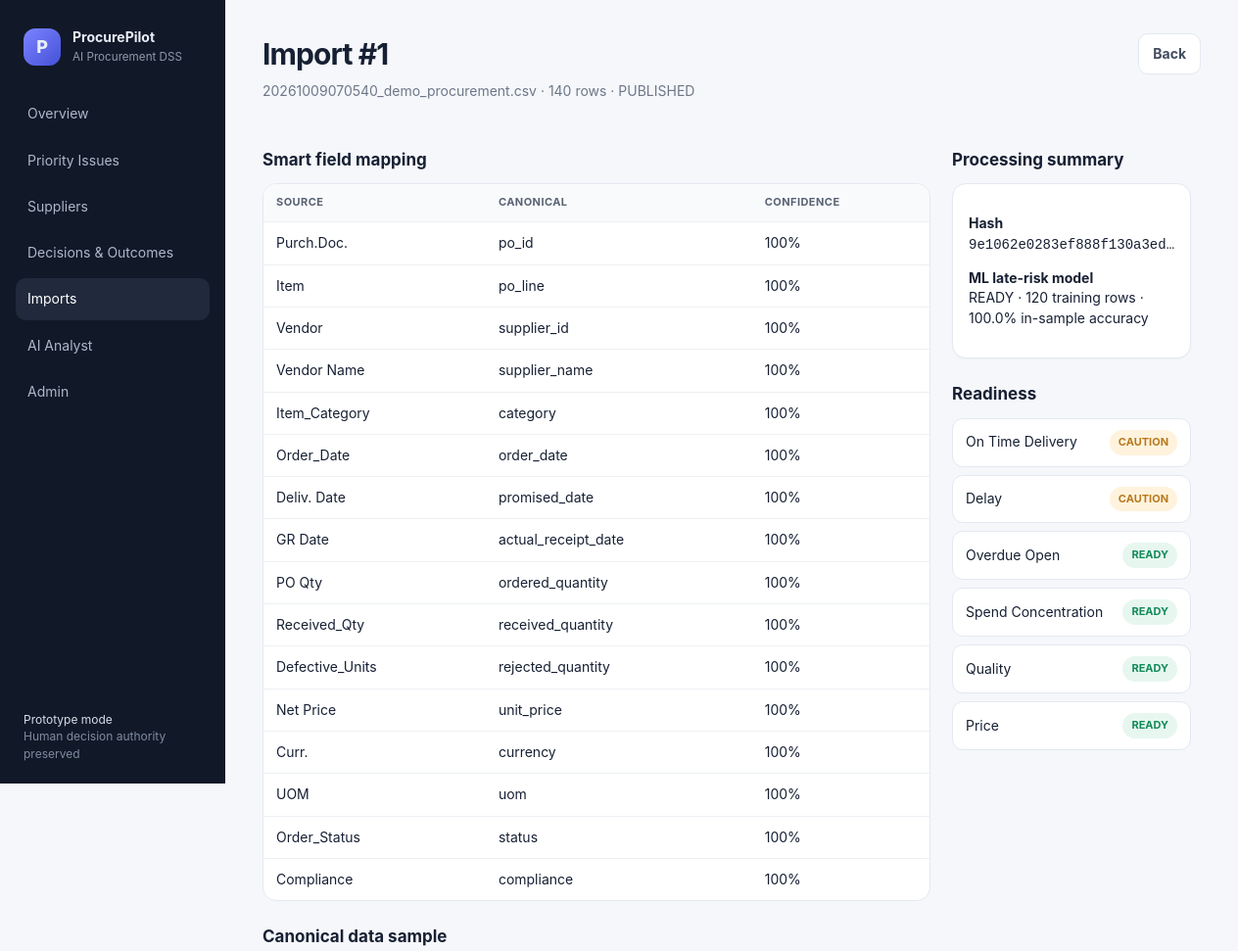
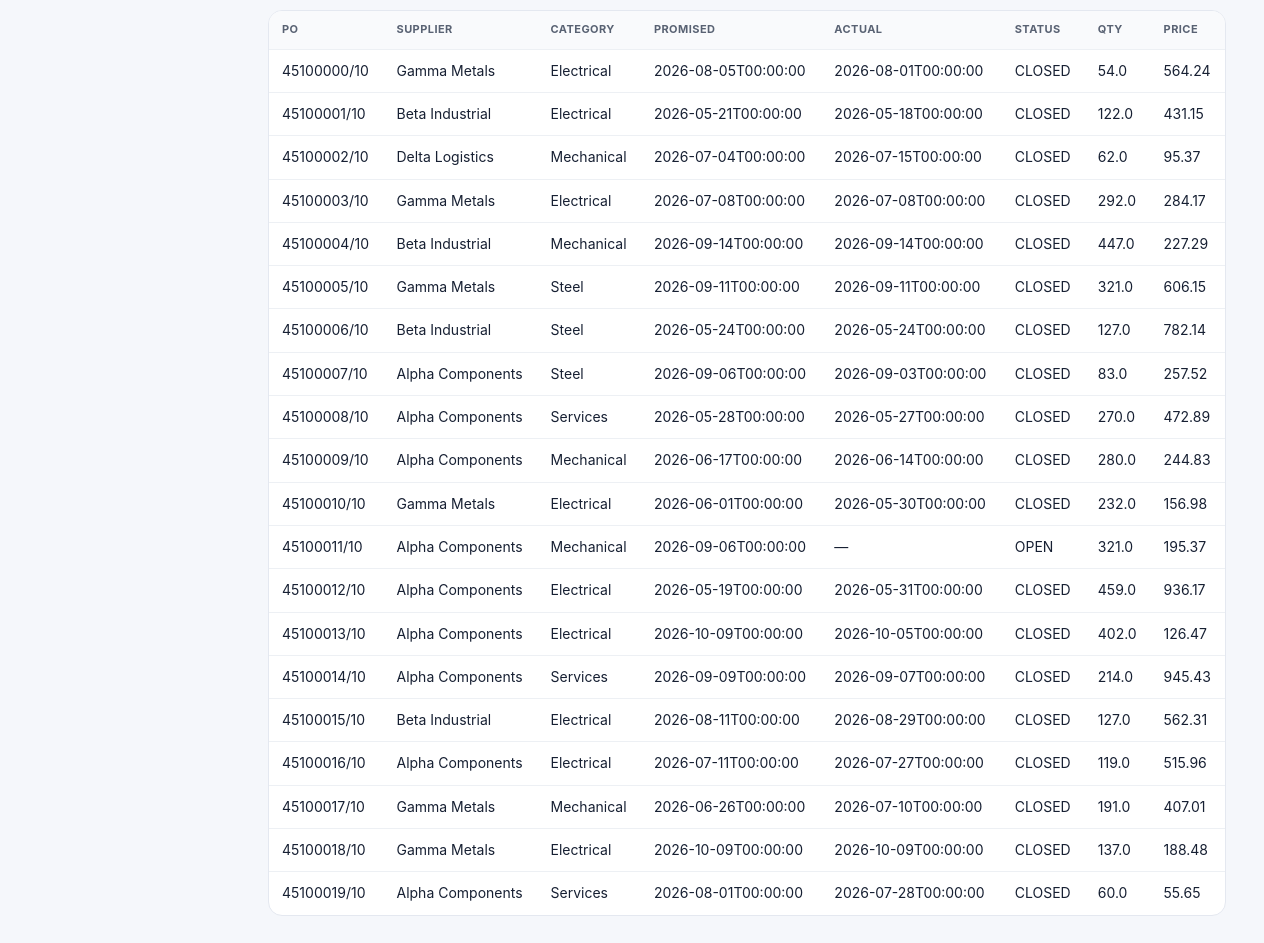
The page /imports/1 on the database its author committed (2 pictures, top to bottom).
### tables this page shows
CREATE TABLE imports (
            id INTEGER PRIMARY KEY AUTOINCREMENT,
            filename TEXT NOT NULL,
            uploaded_at TEXT NOT NULL,
            row_count INTEGER NOT NULL,
            status TEXT NOT NULL,
            file_hash TEXT NOT NULL,
            mapping_json TEXT NOT NULL,
            readiness_json TEXT NOT NULL,
            kpi_json TEXT NOT NULL,
            model_json TEXT NOT NULL DEFAULT '{}'
        );

CREATE TABLE po_lines (
            id INTEGER PRIMARY KEY AUTOINCREMENT,
            import_id INTEGER NOT NULL,
            source_row INTEGER,
            po_id TEXT,
            po_line TEXT,
            supplier_id TEXT,
            supplier_name TEXT,
            category TEXT,
            order_date TEXT,
            promised_date TEXT,
            actual_receipt_date TEXT,
            ordered_quantity REAL,
            received_quantity REAL,
            rejected_quantity REAL,
            unit_price REAL,
            currency TEXT,
            uom TEXT,
            status TEXT,
            compliance TEXT,
            FOREIGN KEY(import_id) REFERENCES imports(id)
        );

### app/main.py (the view)
@app.get("/imports/{import_id}", response_class=HTMLResponse)
def import_detail(request:Request,import_id:int):
    rec=import_record(import_id)
    if not rec: raise HTTPException(404)
    con=db(); sample=[dict(r) for r in con.execute("SELECT * FROM po_lines WHERE import_id=? LIMIT 20",(import_id,)).fetchall()]; con.close()
    return templates.TemplateResponse("import_detail.html",{"request":request,"page":"imports","import":dict(rec),"mapping":json.loads(rec["mapping_json"]),"readiness":json.loads(rec["readiness_json"]),"kpi":json.loads(rec["kpi_json"]),"model":json.loads(rec["model_json"]),"sample":sample})

### app/templates/import_detail.html
{% extends 'base.html' %}{% block content %}<div class="top"><div><h1>Import #{{import.id}}</h1><p>{{import.filename}} · {{import.row_count}} rows · {{import.status}}</p></div><a class="btn ghost" href="/imports">Back</a></div>
<div class="split"><section><h2>Smart field mapping</h2><div class="table-wrap"><table><thead><tr><th>Source</th><th>Canonical</th><th>Confidence</th></tr></thead><tbody>{% for src,m in mapping.items() %}<tr><td>{{src}}</td><td>{{m.field or 'Unresolved'}}</td><td>{{(m.confidence*100)|round|int}}%</td></tr>{% endfor %}</tbody></table></div></section><section><h2>Processing summary</h2><div class="card"><p><b>Hash</b><br><code>{{import.file_hash[:24]}}…</code></p><p><b>ML late-risk model</b><br>{{model.status}}{% if model.status=='READY' %} · {{model.training_rows}} training rows · {{model.training_accuracy}}% in-sample accuracy{% endif %}</p></div><h2>Readiness</h2>{% for n,r in readiness.items() %}<div class="mini row"><span>{{n.replace('_',' ').title()}}</span><span class="badge {{r.status|lower}}">{{r.status}}</span></div>{% endfor %}</section></div>
<h2>Canonical data sample</h2><div class="table-wrap"><table><thead><tr><th>PO</th><th>Supplier</th><th>Category</th><th>Promised</th><th>Actual</th><th>Status</th><th>Qty</th><th>Price</th></tr></thead><tbody>{% for r in sample %}<tr><td>{{r.po_id}}/{{r.po_line}}</td><td>{{r.supplier_name}}</td><td>{{r.category}}</td><td>{{r.promised_date or '—'}}</td><td>{{r.actual_receipt_date or '—'}}</td><td>{{r.status}}</td><td>{{r.ordered_quantity}}</td><td>{{r.unit_price}}</td></tr>{% endfor %}</tbody></table></div>{% endblock %}

### app/static/app.css (style rules this page uses)
:root { --bg:#f5f7fb;--ink:#172033;--muted:#6e7788;--line:#e4e8f0;--nav:#111827;--accent:#5b67f1;--good:#138a5b;--warn:#b7791f;--bad:#b42318;--card:#fff }
* { box-sizing:border-box }
body { margin:0;font:14px/1.45 Inter,ui-sans-serif,system-ui,-apple-system,BlinkMacSystemFont,"Segoe UI",sans-serif;background:var(--bg);color:var(--ink) }
a { color:inherit;text-decoration:none }
.top { display:flex;justify-content:space-between;align-items:flex-start;gap:20px;margin-bottom:24px }
.top h1 { font-size:30px;margin:0 0 5px;letter-spacing:-.03em }
.top p { margin:0;color:var(--muted);max-width:820px }
.pill,.badge,.sev { display:inline-flex;align-items:center;border-radius:999px;padding:5px 9px;font-size:11px;font-weight:700;white-space:nowrap }
.card { background:var(--card);border:1px solid var(--line);border-radius:14px;padding:16px;box-shadow:0 1px 2px rgba(16,24,40,.03) }
.split { display:grid;grid-template-columns:1.35fr .9fr;gap:22px;margin-top:18px }
h2 { font-size:17px;margin:24px 0 12px }
.row { display:flex;align-items:center;justify-content:space-between;gap:10px }
.badge.ready { background:#e7f7ef;color:var(--good) }
.badge.caution { background:#fff3dd;color:var(--warn) }
.mini { background:white;border:1px solid var(--line);border-radius:11px;padding:11px 13px;margin-bottom:8px }
.table-wrap { overflow:auto;background:#fff;border:1px solid var(--line);border-radius:14px }
table { border-collapse:collapse;width:100%;min-width:680px }
th,td { text-align:left;padding:11px 13px;border-bottom:1px solid #edf0f4;vertical-align:top }
th { background:#f9fafc;color:#596273;font-size:11px;text-transform:uppercase;letter-spacing:.04em }
tr:last-child td { border-bottom:0 }
.btn { border:0;border-radius:10px;background:var(--accent);color:white;padding:10px 14px;font-weight:700;cursor:pointer;display:inline-block }
.btn.ghost { background:white;color:#414b5f;border:1px solid var(--line) }

### rows shown on the page
imports: id "1", filename "20261009070540_demo_procurement.csv", row_count "140", status "PUBLISHED", file_hash "9e1062e0283ef888f130a3ed"
po_lines: po_id "45100000", po_line "10", supplier_name "Gamma Metals", category "Electrical", promised_date "2026-08-05T00:00:00", actual_receipt_date "2026-08-01T00:00:00", status "CLOSED", ordered_quantity "54.0", unit_price "564.24"
po_lines: po_id "45100001", po_line "10", supplier_name "Beta Industrial", category "Electrical", promised_date "2026-05-21T00:00:00", actual_receipt_date "2026-05-18T00:00:00", status "CLOSED", ordered_quantity "122.0", unit_price "431.15"
po_lines: po_id "45100002", po_line "10", supplier_name "Delta Logistics", category "Mechanical", promised_date "2026-07-04T00:00:00", actual_receipt_date "2026-07-15T00:00:00", status "CLOSED", ordered_quantity "62.0", unit_price "95.37"
po_lines: po_id "45100003", po_line "10", supplier_name "Gamma Metals", category "Electrical", promised_date "2026-07-08T00:00:00", actual_receipt_date "2026-07-08T00:00:00", status "CLOSED", ordered_quantity "292.0", unit_price "284.17"
po_lines: po_id "45100004", po_line "10", supplier_name "Beta Industrial", category "Mechanical", promised_date "2026-09-14T00:00:00", actual_receipt_date "2026-09-14T00:00:00", status "CLOSED", ordered_quantity "447.0", unit_price "227.29"
po_lines: po_id "45100005", po_line "10", supplier_name "Gamma Metals", category "Steel", promised_date "2026-09-11T00:00:00", actual_receipt_date "2026-09-11T00:00:00", status "CLOSED", ordered_quantity "321.0", unit_price "606.15"
po_lines: po_id "45100006", po_line "10", supplier_name "Beta Industrial", category "Steel", promised_date "2026-05-24T00:00:00", actual_receipt_date "2026-05-24T00:00:00", status "CLOSED", ordered_quantity "127.0", unit_price "782.14"
po_lines: po_id "45100007", po_line "10", supplier_name "Alpha Components", category "Steel", promised_date "2026-09-06T00:00:00", actual_receipt_date "2026-09-03T00:00:00", status "CLOSED", ordered_quantity "83.0", unit_price "257.52"
po_lines: po_id "45100008", po_line "10", supplier_name "Alpha Components", category "Services", promised_date "2026-05-28T00:00:00", actual_receipt_date "2026-05-27T00:00:00", status "CLOSED", ordered_quantity "270.0", unit_price "472.89"
po_lines: po_id "45100009", po_line "10", supplier_name "Alpha Components", category "Mechanical", promised_date "2026-06-17T00:00:00", actual_receipt_date "2026-06-14T00:00:00", status "CLOSED", ordered_quantity "280.0", unit_price "244.83"
po_lines: po_id "45100010", po_line "10", supplier_name "Gamma Metals", category "Electrical", promised_date "2026-06-01T00:00:00", actual_receipt_date "2026-05-30T00:00:00", status "CLOSED", ordered_quantity "232.0", unit_price "156.98"
po_lines: po_id "45100011", po_line "10", supplier_name "Alpha Components", category "Mechanical", promised_date "2026-09-06T00:00:00", actual_receipt_date "—", status "OPEN", ordered_quantity "321.0", unit_price "195.37"
po_lines: po_id "45100012", po_line "10", supplier_name "Alpha Components", category "Electrical", promised_date "2026-05-19T00:00:00", actual_receipt_date "2026-05-31T00:00:00", status "CLOSED", ordered_quantity "459.0", unit_price "936.17"
po_lines: po_id "45100013", po_line "10", supplier_name "Alpha Components", category "Electrical", promised_date "2026-10-09T00:00:00", actual_receipt_date "2026-10-05T00:00:00", status "CLOSED", ordered_quantity "402.0", unit_price "126.47"
po_lines: po_id "45100014", po_line "10", supplier_name "Alpha Components", category "Services", promised_date "2026-09-09T00:00:00", actual_receipt_date "2026-09-07T00:00:00", status "CLOSED", ordered_quantity "214.0", unit_price "945.43"
po_lines: po_id "45100015", po_line "10", supplier_name "Beta Industrial", category "Electrical", promised_date "2026-08-11T00:00:00", actual_receipt_date "2026-08-29T00:00:00", status "CLOSED", ordered_quantity "127.0", unit_price "562.31"
po_lines: po_id "45100016", po_line "10", supplier_name "Alpha Components", category "Electrical", promised_date "2026-07-11T00:00:00", actual_receipt_date "2026-07-27T00:00:00", status "CLOSED", ordered_quantity "119.0", unit_price "515.96"
po_lines: po_id "45100017", po_line "10", supplier_name "Gamma Metals", category "Mechanical", promised_date "2026-06-26T00:00:00", actual_receipt_date "2026-07-10T00:00:00", status "CLOSED", ordered_quantity "191.0", unit_price "407.01"
po_lines: po_id "45100018", po_line "10", supplier_name "Gamma Metals", category "Electrical", promised_date "2026-10-09T00:00:00", actual_receipt_date "2026-10-09T00:00:00", status "CLOSED", ordered_quantity "137.0", unit_price "188.48"
po_lines: po_id "45100019", po_line "10", supplier_name "Alpha Components", category "Services", promised_date "2026-08-01T00:00:00", actual_receipt_date "2026-07-28T00:00:00", status "CLOSED", ordered_quantity "60.0", unit_price "55.65"

### other values the page prints
{{ src }} "Purch.Doc." "Item" "Vendor" "Vendor Name" "Item_Category" "Order_Date" "Deliv. Date" "GR Date" "PO Qty" "Received_Qty" "Defective_Units" "Net Price" "Curr." "UOM" "Order_Status" "Compliance"
{{ m.field or 'Unresolved' }} "po_id" "po_line" "supplier_id" "supplier_name" "category" "order_date" "promised_date" "actual_receipt_date" "ordered_quantity" "received_quantity" "rejected_quantity" "unit_price" "currency" "uom" "status" "compliance"
{{ (m.confidence*100)|round|int }} "100" "100" "100" "100" "100" "100" "100" "100" "100" "100" "100" "100" "100" "100" "100" "100"
{{ model.status }} "READY"
{{ model.training_rows }} "120"
{{ model.training_accuracy }} "100.0"
{{ n.replace('_',' ').title() }} "On Time Delivery" "Delay" "Overdue Open" "Spend Concentration" "Quality" "Price"
{{ r.status }} "CAUTION" "CAUTION" "READY" "READY" "READY" "READY"
